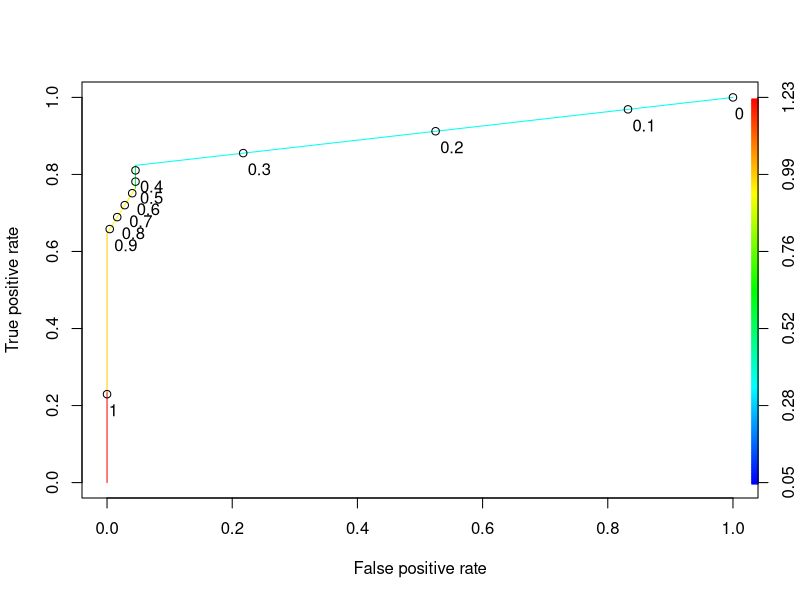

Recreate this plot in R.



#install.packages("ROCR", dependencies = TRUE, repos = "http://cran.us.r-project.org")
#install.packages("httpgd", dependencies = TRUE, repos = "http://cran.us.r-project.org")
#install.packages("devtools", dependencies = TRUE, repos = "http://cran.us.r-project.org")
#devtools::install_github("nx10/httpgd")
#install.packages("languageserver", dependencies = TRUE, repos = "http://cran.us.r-project.org")
library("ROCR")

input_data <- read.csv2("Credit.csv", header = TRUE, sep=';')
colnames(input_data) <- c("credit", "class", "salary", "age", "credit_card")

sep <- rbinom(nrow(input_data), 1, 0.90)

learning_data  <- input_data[sep == 1,]
valid_data <- input_data[sep == 0,]

model = glm(credit ~ salary + age, data=learning_data, family = binomial)

predict_result <- predict(model, newdata = valid_data, type="response")

ROCRpred = prediction(predict_result, valid_data$credit)
ROCRperf = performance(ROCRpred, "tpr", "fpr")

plot(ROCRperf, colorize=TRUE, print.cutoffs.at=seq(0,1,0.1), text.adj=c(-0.2,1.7))
